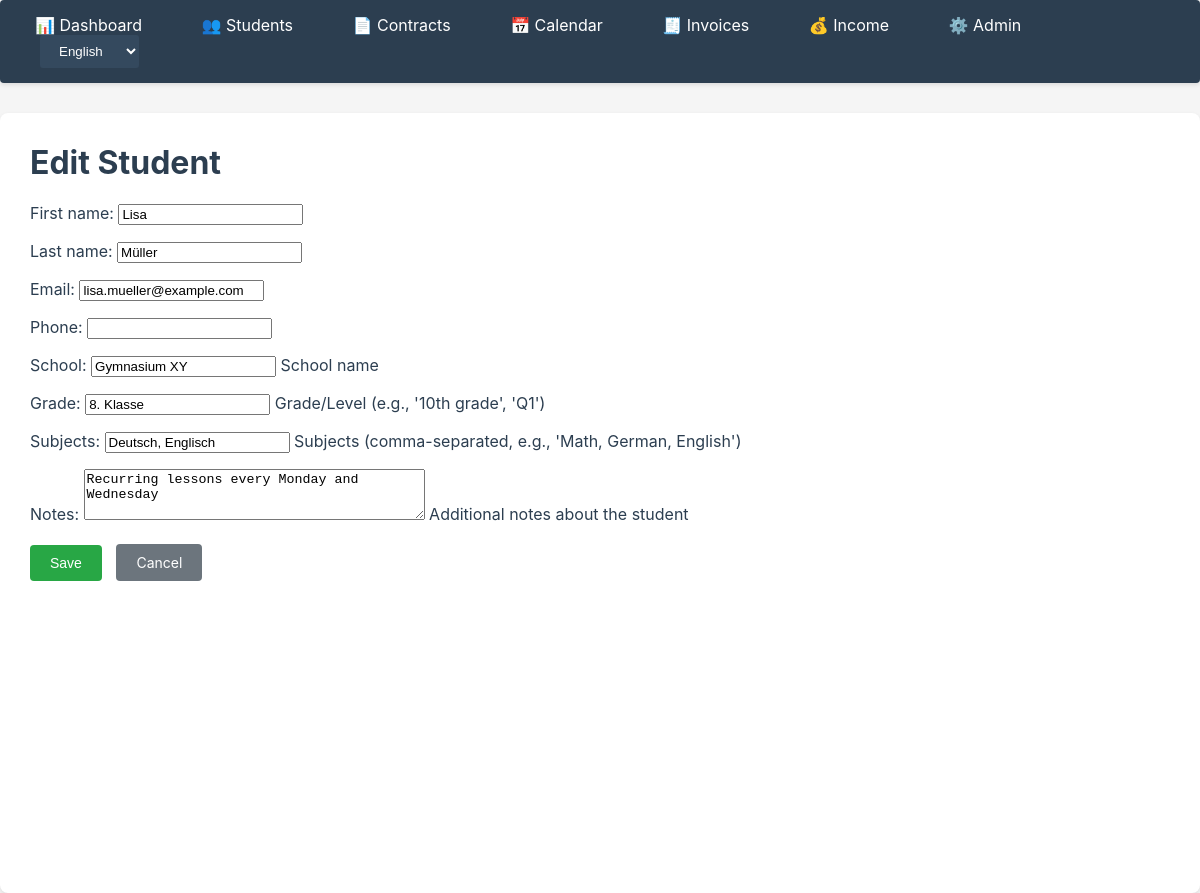
/students/15/update/, run on the app's committed database.
### apps/students/models.py (models this page shows, shortened)
class Student(models.Model):
    first_name = models.CharField(max_length=100)
    last_name = models.CharField(max_length=100)
    email = models.EmailField(blank=True, null=True)
    phone = models.CharField(max_length=20, blank=True, null=True)
    school = models.CharField(
        max_length=200,
        blank=True,
        null=True,
        help_text=_("School name")
    )
    grade = models.CharField(
        max_length=50,
        blank=True,
        null=True,
        help_text=_("Grade/Level (e.g., '10th grade', 'Q1')")
    )
    subjects = models.CharField(
        max_length=500,
        blank=True,
        null=True,
        help_text=_("Subjects (comma-separated, e.g., 'Math, German, English')")
    )
    notes = models.TextField(
        blank=True,
        null=True,
        help_text=_("Additional notes about the student")
    )
    created_at = models.DateTimeField(auto_now_add=True)
    updated_at = models.DateTimeField(auto_now=True)
    class Meta:
        ordering = ['last_name', 'first_name']
        verbose_name = _('Student')
        verbose_name_plural = _('Students')

### apps/students/views.py (the view, shortened to what this page needs)
# urls.py: path('<int:pk>/update/', views.StudentUpdateView.as_view(), name='update'),
class StudentUpdateView(UpdateView):
    model = Student
    form_class = StudentForm
    template_name = 'students/student_form.html'
    success_url = reverse_lazy('students:list')

### apps/students/forms.py
class StudentForm(forms.ModelForm):
    class Meta:
        model = Student
        fields = [
            'first_name', 'last_name', 'email', 'phone',
            'school', 'grade', 'subjects', 'notes'
        ]
        widgets = {
            'first_name': forms.TextInput(attrs={'class': 'form-control'}),
            'last_name': forms.TextInput(attrs={'class': 'form-control'}),
            'email': forms.EmailInput(attrs={'class': 'form-control'}),
            'phone': forms.TextInput(attrs={'class': 'form-control'}),
            'school': forms.TextInput(attrs={'class': 'form-control'}),
            'grade': forms.TextInput(attrs={'class': 'form-control'}),
            'subjects': forms.TextInput(attrs={'class': 'form-control'}),
            'notes': forms.Textarea(attrs={'class': 'form-control', 'rows': 3}),
        }

### apps/students/templates/students/student_form.html (shortened to what this page needs)
{% extends 'core/base.html' %}
{% load i18n %}
{% block content %}
<h1>{% if object %}{% trans "Edit Student" %}{% else %}{% trans "New Student" %}{% endif %}</h1>
<form method="post">
    {{ form.as_p }}
    <div class="btn-group">
        <button type="submit" class="btn btn-success">{% trans "Save" %}</button>
        <a href="{% url 'students:list' %}" class="btn btn-secondary">{% trans "Cancel" %}</a>
    </div>
</form>
{% endblock %}

### apps/core/templates/core/base.html (style rules this page uses)
body { font-family: -apple-system, BlinkMacSystemFont, 'Segoe UI', Arial, sans-serif; margin: 0; padding: 0; background: #f5f5f5; color: #2c3e50; }
.btn { display: inline-block; padding: 10px 20px; background: #007bff; color: white; text-decoration: none; border-radius: 4px; border: none; cursor: pointer; font-size: 14px; transition: background 0.2s; }
.btn-secondary { background: #6c757d; color: white; }
.btn-success { background: #28a745; color: white; }
.btn-group { margin-top: 20px; }
.btn-group .btn { margin-right: 10px; }
h1 { color: #2c3e50; margin-top: 0; }
p { color: #2c3e50; }
a { color: #007bff; }

### data on the page
Student: first_name "Lisa", last_name "Müller", email "lisa.mueller@example.com", school "Gymnasium XY", grade "8. Klasse", subjects "Deutsch, Englisch", notes "Recurring lessons every Monday and Wednesday"

### other printed values
form field language "English"
